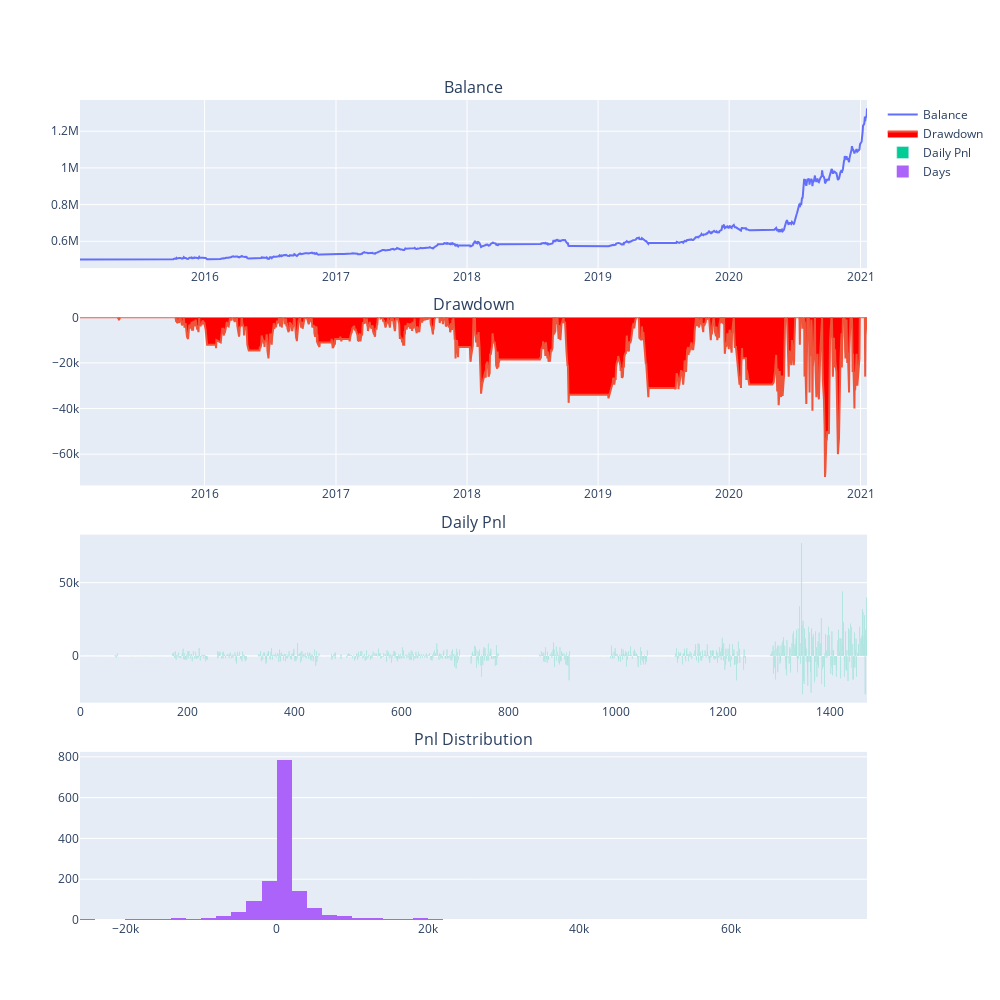

The code cell stored with this chart in its notebook:
### Markdown cell above
# 講座：歷史數據回測與績效驗證

### Code cell
# from vnpy.trader.constant import Interval, Exchange
from functools import partial



tickers = '2330.TSE'
symbol, exchange = tickers.split('.')
get_commission = partial(getCommission, symbol=symbol, exchange=exchange)
engine = BacktestingEngine()

engine.set_parameters(
    vt_symbol=tickers,
    interval=Interval.DAILY,
    start=datetime(2015, 1, 1),
    end=datetime(2021, 1, 19),
    rate=0,#get_commission, # 手續費 
    slippage=0,#getMinimumTick,  # 滑價
    size=1e3, # 股票價值 1000
    pricetick=getMinimumTick, # 價格變動單位
    capital=5e5, # 回測本金 1_000_000
    mode=BacktestingMode.BAR,
    collection_name='TSE')

setting = {
    'fast_window' : 8,
    'slow_window' : 54,
}

engine.add_strategy(DoubleMaStrategy, setting)
engine.load_data()
engine.run_backtesting()
df = engine.calculate_result()
engine.calculate_statistics()
engine.show_chart()

### Figure 1 — Plotly figure (JSON) as saved in the notebook; plotly's stock layout.template omitted (floating-point values rounded to 4 significant figures; data arrays with more than 128 entries replaced by an {"elided": "..."} marker saying what was removed)
{"data": [{"mode": "lines", "name": "Balance", "type": "scatter", "x": {"elided": "1470 str values"}, "xaxis": "x", "y": {"elided": "1470 int values"}, "yaxis": "y"}, {"fill": "tozeroy", "fillcolor": "red", "mode": "lines", "name": "Drawdown", "type": "scatter", "x": {"elided": "1470 str values"}, "xaxis": "x2", "y": {"elided": "1470 int values"}, "yaxis": "y2"}, {"name": "Daily Pnl", "type": "bar", "xaxis": "x3", "y": {"elided": "1470 int values"}, "yaxis": "y3"}, {"name": "Days", "nbinsx": 100, "type": "histogram", "x": {"elided": "1470 int values"}, "xaxis": "x4", "yaxis": "y4"}], "layout": {"annotations": [{"font": {"size": 16}, "showarrow": false, "text": "Balance", "x": 0.5, "xanchor": "center", "xref": "paper", "y": 1, "yanchor": "bottom", "yref": "paper"}, {"font": {"size": 16}, "showarrow": false, "text": "Drawdown", "x": 0.5, "xanchor": "center", "xref": "paper", "y": 0.735, "yanchor": "bottom", "yref": "paper"}, {"font": {"size": 16}, "showarrow": false, "text": "Daily Pnl", "x": 0.5, "xanchor": "center", "xref": "paper", "y": 0.47, "yanchor": "bottom", "yref": "paper"}, {"font": {"size": 16}, "showarrow": false, "text": "Pnl Distribution", "x": 0.5, "xanchor": "center", "xref": "paper", "y": 0.205, "yanchor": "bottom", "yref": "paper"}], "height": 1000, "width": 1000, "xaxis": {"anchor": "y", "domain": [0, 1]}, "xaxis2": {"anchor": "y2", "domain": [0, 1]}, "xaxis3": {"anchor": "y3", "domain": [0, 1]}, "xaxis4": {"anchor": "y4", "domain": [0, 1]}, "yaxis": {"anchor": "x", "domain": [0.795, 1]}, "yaxis2": {"anchor": "x2", "domain": [0.53, 0.735]}, "yaxis3": {"anchor": "x3", "domain": [0.265, 0.47]}, "yaxis4": {"anchor": "x4", "domain": [0, 0.205]}}}
